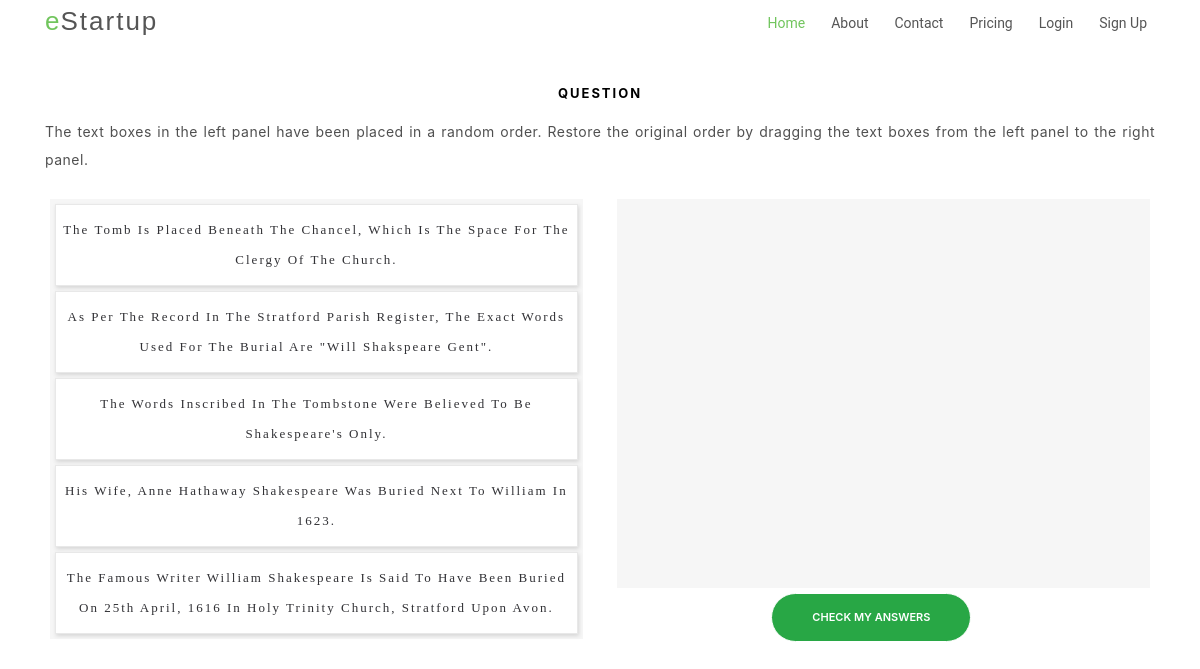
The app's page /modules/reorder-paragraphs/ with its own data.
### modules/models.py (models this page shows)
class AbstractChoices(StatusAbstract):
    option_1 = models.TextField(max_length=500, blank=False)
    option_2 = models.TextField(max_length=500, blank=False)
    option_3 = models.TextField(max_length=500, blank=False)
    option_4 = models.TextField(max_length=500, blank=False)
    answer = models.TextField(max_length=500, blank=False)
    class Meta:
        abstract = True

class ReorderParagraph(AbstractChoices):
    option_5 = models.TextField(max_length=500,blank=False)

### modules/views.py (the view)
# urls.py: path('reorder-paragraphs/',ReorderParagraphView.as_view()),
class ReorderParagraphView(AbstractListView):
    model = ReorderParagraph
    template_name = 'questions/reorder-paragraph.html'
    paginate_by = 1
    def get_queryset(self):
        queryset = super(ReorderParagraphView, self).get_queryset()
        for item in queryset:
            item.answer = [item.option_1,item.option_2,item.option_3,item.option_4]
            if item.option_5:(item.answer).append(item.option_5)
        return queryset

### modules/templatetags/custom_tags.py (called while the page is built)
@register.filter
def shuffle_list(answer):
    shuffle(answer)
    return answer

### modules/views.py (called while the page is built)
    def get_queryset(self):
        qs = super().get_queryset()
        queryset = qs.filter(active=True)
        return queryset

### modules/templates/questions/reorder-paragraph.html (shortened to what this page needs)
{% extends "base.html" %}
{% load custom_tags %}
{% block content %}
<section id="get-started" class="padd-section text-center">
<div class="container">
	<div class="row">
      <div class="col-sm-12 text-center">
          <h4 class="card-title">Question</h4>
                 <p class="text-justify" ><strong> The text boxes in the left panel have been placed in a
                   random order. Restore the original order by dragging the text boxes from the left panel to the right panel. </strong></p>
                </div>
	 <div class="col-md-12 col-lg-12 col-sm-12 col-xs-12">
			<div id="connected col-sm-8">
					<ul class="connected list">
            {% for object in object_list %}
            {% for item in object.answer|shuffle_list %}
            <li id="item{{forloop.counter0}}" value="{{item}}">{{item}}</li>
            {% endfor %}
            {% endfor %}
          </ul>
					<ul id="list2" class="connected list no2">
					</ul>
				</div>
        <div class="text-center"><button type="button" class="btn btn-success checkParagraph">Check my Answers</button></div>
   </div>
	</div>
</div>
</div></section>
      {% endblock %}

### modules/static/css/re-order-paragraph.css (style rules this page uses)
.connected, .sortable, .exclude, .handles { margin: auto; padding: 0; width: 310px; -webkit-touch-callout: none; -webkit-user-select: none; -khtml-user-select: none; -moz-user-select: none; -ms-user-select: none; user-select: none; }
.connected li, .sortable li, .exclude li, .handles li { color: #313135; list-style: none; border: 1px solid #e8e8e8; background: #fff; font-family: "Tahoma"; margin: 5px; padding: 10px 6px; box-shadow: 1px 2px 4px #d6d6d6; cursor:pointer; }
.connected { float: left; width: 48%; min-height:389px; background:#f6f6f6; margin:5px; }
.connected.no2 { float: right; }

### modules/static/css/style.css (style rules this page uses)
body { background-color: #fff; color: #333; }
h1, h2, h3, h4, h5, h6 { margin: 0; }
h4 { color: #000; font-size: 13px; font-weight: 700; letter-spacing: 2px; text-transform: uppercase; line-height: 2; }
ul { letter-spacing: 1px; }
li { color: #626262; font-size: 13px; font-weight: 400; letter-spacing: 2px; line-height: 30px; text-transform: capitalize; }
p { color: #505050; font-size: 14px; font-weight: 300; letter-spacing: 0.5px; line-height: 2; margin-bottom: 20px; }
.btn { border: 1px solid #fff; border-radius: 50px; color: #fff; font-size: 11px; font-weight: 600; padding: 15px 40px; text-transform: uppercase; -moz-transition: all 0.5s ease-in-out 0s; -ms-transition: all 0.5s ease-in-out 0s; -o-transition: all 0.5s ease-in-out 0s; -webkit-transition: all 0.5s ease-in-out 0s; transition: all 0.5s ease-in-out 0s; }
.padd-section { padding-bottom: 80px; padding-top: 80px; }
#get-started { display: inline-block; height: 100%; width: 100%; }

### records on screen
ReorderParagraph: answer "The Tomb Is Placed Beneath The Chancel, Which Is The Space For The Clergy Of The Church." "As Per The Record In The Stratford Parish Register, The Exact Words Used For The Burial Are \"Will Shakspeare Gent\"." "The Words Inscribed In The Tombstone Were Believed To Be Shakespeare's Only." "His Wife, Anne Hathaway Shakespeare Was Buried Next To William In 1623." "The Famous Writer William Shakespeare Is Said To Have Been Buried On 25th April, 1616 In Holy Trinity Church, Stratford Upon Avon."
